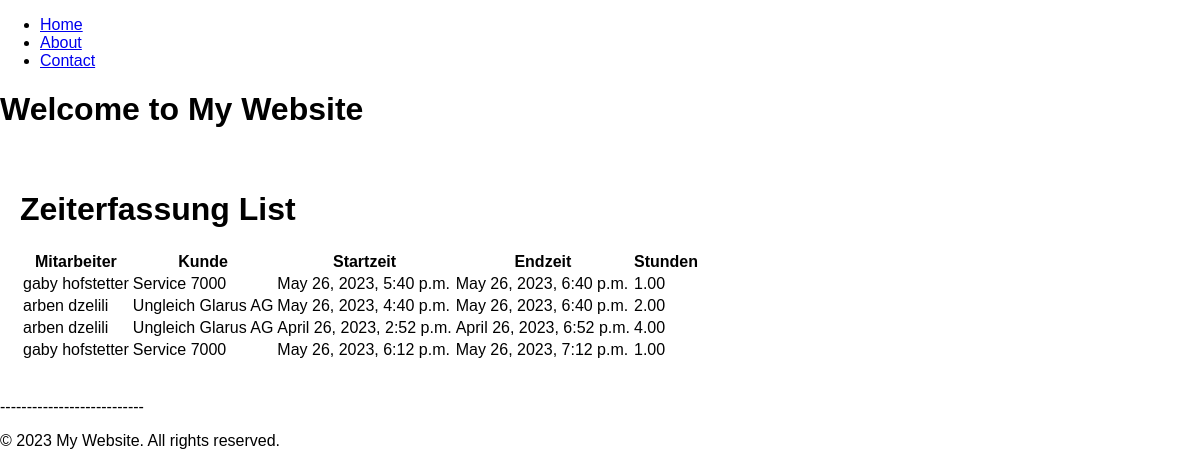
The page /zeiterfassung/list/ on the database as committed earlier.
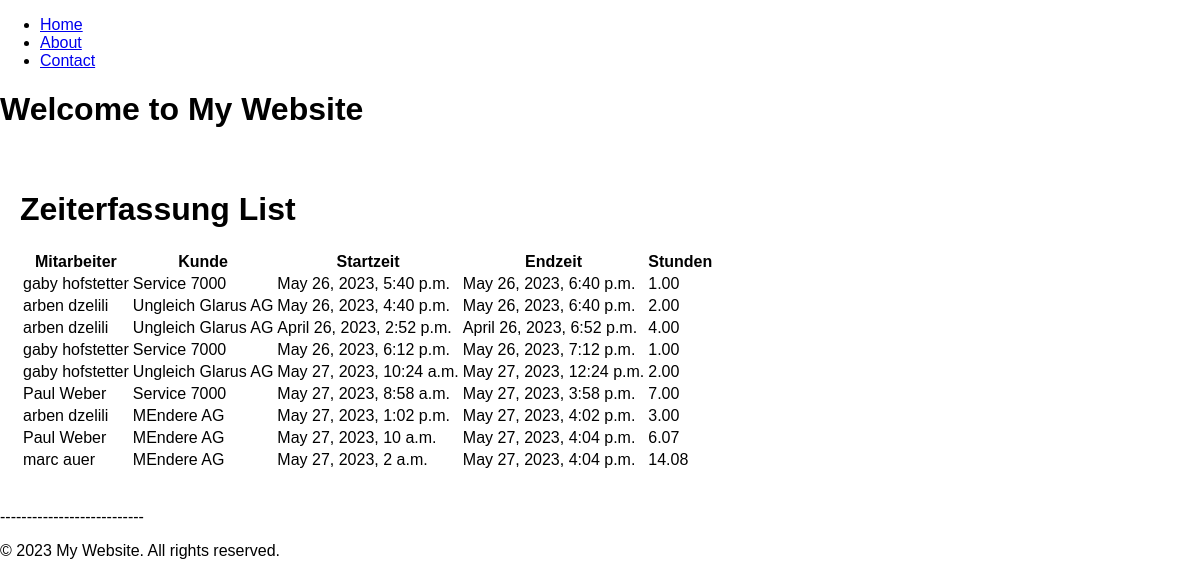
The same page on the database as committed later.
### zeiterfassung/models.py (models this page shows, shortened)
class Zeiteintrag(models.Model):
    mitarbeiter = models.ForeignKey('arbeitsplanung.Mitarbeiter', on_delete=models.CASCADE, related_name='zeiteintraege')
    kunde = models.ForeignKey(Kunden, on_delete=models.CASCADE, related_name='zeiterfassung_zeiteintraege')
    startzeit = models.DateTimeField()
    endzeit = models.DateTimeField()
    stunden = models.DecimalField(max_digits=10, decimal_places=2, blank=True, null=True)

### arbeitsplanung/models.py (models this page shows, shortened)
class Mitarbeiter(models.Model):
    VERFUEGBARKEIT_CHOICES = [
        ('frei', 'Frei'),
        ('on work', 'On Work'),
        ('ferien', 'Ferien'),
        ('krank', 'Krank'),
    ]
    name = models.CharField(max_length=200, blank=False, null=False)
    beginn_arbeitsverhaeltnis = models.DateField(blank=False, null=False)
    foto = models.ImageField(upload_to='mitarbeiter_fotos/', blank=True, null=True)
    telefonnummer = models.CharField(max_length=15, blank=False, null=False)
    stundenlohn = models.DecimalField(max_digits=5, decimal_places=2, blank=False, null=False)
    verfuegbarkeit = models.CharField(
        max_length=10,
        choices=VERFUEGBARKEIT_CHOICES,
        default='frei',
        blank=False,
        null=False
    )
    def __str__(self):
        return self.name

### kundendatenbank/models.py (models this page shows, shortened)
class Kunden(models.Model):
    name = models.CharField(max_length=200, blank=False, null=False)
    adresse = models.CharField(max_length=200, blank=False, null=False)
    telefonnummer = models.CharField(max_length=15, blank=False, null=False)
    email = models.EmailField(max_length=200, blank=True, null=True)
    stundenansatz = models.DecimalField(max_digits=5, decimal_places=2, blank=False, null=False)
    def __str__(self):
        return self.name

### zeiterfassung/views.py (the view)
# urls.py: path('list/', views.zeiterfassung_list, name='zeiterfassung_list'),
def zeiterfassung_list(request):
    zeiteintraege = Zeiteintrag.objects.all()
    return render(request, 'zeiterfassung_list.html', {'zeiteintraege': zeiteintraege})

### templates/zeiterfassung_list.html (shortened to what this page needs)
{% extends 'base.html' %}
{% load static %}
{% block content %}
  <div class="container">
    <h1>Zeiterfassung List</h1>
    <table>
      <thead>
        <tr>
          <th>Mitarbeiter</th>
          <th>Kunde</th>
          <th>Startzeit</th>
          <th>Endzeit</th>
          <th>Stunden</th>
        </tr>
      </thead>
      <tbody>
        {% for zeiteintrag in zeiteintraege %}
          <tr>
            <td>{{ zeiteintrag.mitarbeiter }}</td>
            <td>{{ zeiteintrag.kunde }}</td>
            <td>{{ zeiteintrag.startzeit }}</td>
            <td>{{ zeiteintrag.endzeit }}</td>
            <td>{{ zeiteintrag.stunden }}</td>
          </tr>
        {% endfor %}
      </tbody>
    </table>
  </div>
{% endblock %}

### templates/base.html (shortened to what this page needs)
{% load static %}
<!DOCTYPE html>
<html lang="en">
<head>
    <link href="https://cdn.jsdelivr.net/npm/fullcalendar@5.10.1/main.min.css" rel="stylesheet">
<link rel="stylesheet" href="{% static 'css/style.css' %}">
</head>
<body>
    <nav>
        <ul>
            <li><a href="/">Home</a></li>
            <li><a href="/zeiterfassung/">About</a></li>
            <li><a href="/arbeitsplanung/einsatzplan/">Contact</a></li>
        </ul>
    </nav>
    <header>
        <h1>Welcome to My Website</h1>
    </header>
    <main>
        {% block content %}
        {% endblock %}
    </main>
    <footer>
        <p>---------------------------</p>
        <p>&copy; 2023 My Website. All rights reserved.</p>
    </footer>
</body>
</html>

### static/css/style.css (style rules this page uses)
body { width: 100%; height: 100vh; margin: 0; padding: 0; background-color: white; font-family: Arial, sans-serif; }
.container { max-width: 1200px; margin: 0 auto; padding: 20px; }
@media (min-width: 1200px) { .container { max-width: 1400px; } }

Rows that differ between the two databases and show on the page:
added Zeiteintrag: mitarbeiter "gaby hofstetter", kunde "Ungleich Glarus AG", startzeit "May 27, 2023, 10:24 a.m.", endzeit "May 27, 2023, 12:24 p.m.", stunden "2.00"
added Zeiteintrag: mitarbeiter "Paul Weber", kunde "Service 7000", startzeit "May 27, 2023, 8:58 a.m.", endzeit "May 27, 2023, 3:58 p.m.", stunden "7.00"
added Zeiteintrag: mitarbeiter "arben dzelili", kunde "MEndere AG", startzeit "May 27, 2023, 1:02 p.m.", endzeit "May 27, 2023, 4:02 p.m.", stunden "3.00"
added Zeiteintrag: mitarbeiter "Paul Weber", kunde "MEndere AG", startzeit "May 27, 2023, 10 a.m.", endzeit "May 27, 2023, 4:04 p.m.", stunden "6.07"
added Zeiteintrag: mitarbeiter "marc auer", kunde "MEndere AG", startzeit "May 27, 2023, 2 a.m.", endzeit "May 27, 2023, 4:04 p.m.", stunden "14.08"
